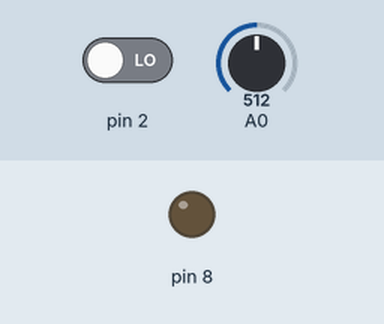
Bench run of a sketch on a simulated Arduino Uno, built with avr-gcc and run on an emulated ATmega328P. Shown: output pins drawn as LEDs (lit = HIGH). The inputs (shaded band) are chosen by the test bench; at power-on: pin 2 LOW, A0 = 512.

Above: at 1.8 s.
1.9 s: pin 2 driven HIGH
At 2.5 s:
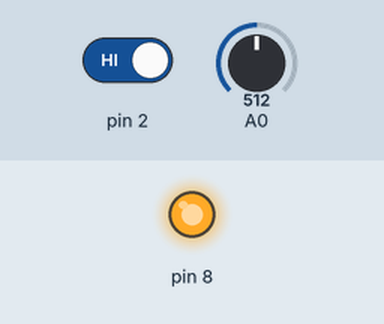
3.5 s: A0 set to 582
7.6 s: A0 set to 613
9.1 s: A0 set to 590
10.6 s: pin 2 driven LOW
At 12.5 s:
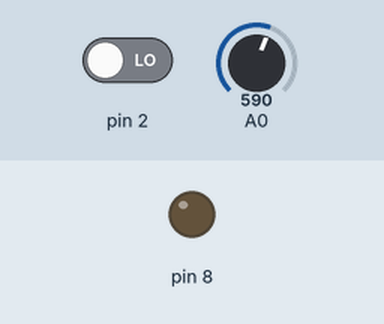
Timing chart, 0 to 14.0 s (numbered marks = the images above; inputs shaded):
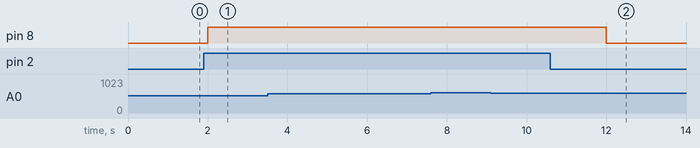

The sketch:

LightHouse.ino
```cpp
int buttonState = 0;
int LIGHTSENSOR = 0;
int PIRSENSORVAL = 0;
int RELAYOUTPUTVAL = 0;
int LIGHTSENSORVAL = 0;

void setup()
{
  pinMode(A0, INPUT);
  pinMode(2, INPUT);
  pinMode(8, INPUT);
  pinMode(8, OUTPUT);
  Serial.begin(9600);
}

void loop()
{
  LIGHTSENSORVAL = analogRead(A0);
  PIRSENSORVAL = digitalRead(2);
  RELAYOUTPUTVAL = digitalRead(8);
  if (LIGHTSENSORVAL < 600) {
    if (PIRSENSORVAL == HIGH) {
      digitalWrite(8, HIGH);
      delay(5000); // Wait for 5000 millisecond(s)
    } else {
      digitalWrite(8, LOW);
      delay(1000); // Wait for 1000 millisecond(s)
    }
  } else {
    digitalWrite(8, LOW);
    Serial.println(LIGHTSENSORVAL);
    delay(300); // Wait for 300 millisecond(s)
  }
}
```

Measured:
- after the input at 1.9 s, pin 8: LOW → HIGH after 0.10 s
- after the input at 3.5 s, every drawn part: stays the same
- after the input at 7.6 s, every drawn part: stays the same
- after the input at 9.1 s, every drawn part: stays the same
- after the input at 10.6 s, pin 8: HIGH → LOW after 1.4 s
